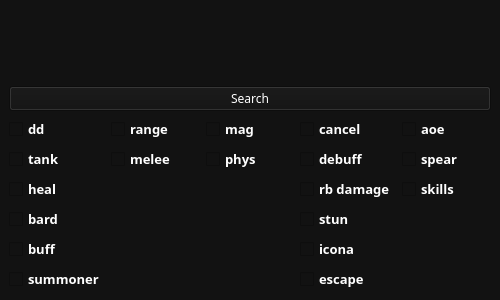
<?xml version="1.0" encoding="UTF-8"?>
<ui version="4.0">
 <class>MainWindow</class>
 <widget class="QMainWindow" name="MainWindow">
  <property name="enabled">
   <bool>true</bool>
  </property>
  <property name="geometry">
   <rect>
    <x>0</x>
    <y>0</y>
    <width>500</width>
    <height>300</height>
   </rect>
  </property>
  <property name="sizePolicy">
   <sizepolicy hsizetype="Preferred" vsizetype="Preferred">
    <horstretch>0</horstretch>
    <verstretch>0</verstretch>
   </sizepolicy>
  </property>
  <property name="minimumSize">
   <size>
    <width>500</width>
    <height>300</height>
   </size>
  </property>
  <property name="font">
   <font>
    <family>Rubik</family>
    <pointsize>12</pointsize>
    <weight>75</weight>
    <bold>true</bold>
   </font>
  </property>
  <property name="windowTitle">
   <string>Lineage</string>
  </property>
  <property name="windowIcon">
   <iconset resource="files.qrc">
    <normaloff>:/icons/icon.png</normaloff>:/icons/icon.png</iconset>
  </property>
  <property name="styleSheet">
   <string notr="true">QWidget {
	color: white;
	background-color: #121212;
	font-family: Rubik;
}</string>
  </property>
  <widget class="QWidget" name="centralwidget">
   <layout class="QVBoxLayout" name="verticalLayout">
    <item>
     <widget class="QLabel" name="lbl_prof">
      <property name="sizePolicy">
       <sizepolicy hsizetype="Expanding" vsizetype="Expanding">
        <horstretch>0</horstretch>
        <verstretch>0</verstretch>
       </sizepolicy>
      </property>
      <property name="font">
       <font>
        <family>Rubik</family>
        <stylestrategy>PreferDefault</stylestrategy>
       </font>
      </property>
      <property name="styleSheet">
       <string notr="true">
border:none;

color: #999;</string>
      </property>
      <property name="text">
       <string/>
      </property>
      <property name="alignment">
       <set>Qt::AlignRight|Qt::AlignTrailing|Qt::AlignVCenter</set>
      </property>
      <property name="wordWrap">
       <bool>true</bool>
      </property>
     </widget>
    </item>
    <item>
     <widget class="QPushButton" name="btn_search">
      <property name="sizePolicy">
       <sizepolicy hsizetype="Minimum" vsizetype="Minimum">
        <horstretch>0</horstretch>
        <verstretch>0</verstretch>
       </sizepolicy>
      </property>
      <property name="cursor">
       <cursorShape>PointingHandCursor</cursorShape>
      </property>
      <property name="styleSheet">
       <string notr="true">QPushButton:hover {
	background-color: #666;
}
QPushButton:pressed {
	background-color: #888;
}</string>
      </property>
      <property name="text">
       <string>Search</string>
      </property>
     </widget>
    </item>
    <item>
     <layout class="QGridLayout" name="gridLayout">
      <item row="5" column="0">
       <widget class="QCheckBox" name="check_summoner">
        <property name="sizePolicy">
         <sizepolicy hsizetype="Minimum" vsizetype="Expanding">
          <horstretch>0</horstretch>
          <verstretch>0</verstretch>
         </sizepolicy>
        </property>
        <property name="minimumSize">
         <size>
          <width>0</width>
          <height>0</height>
         </size>
        </property>
        <property name="font">
         <font>
          <family>Rubik</family>
          <pointsize>10</pointsize>
          <weight>75</weight>
          <bold>true</bold>
         </font>
        </property>
        <property name="cursor">
         <cursorShape>PointingHandCursor</cursorShape>
        </property>
        <property name="text">
         <string>summoner</string>
        </property>
        <property name="iconSize">
         <size>
          <width>20</width>
          <height>20</height>
         </size>
        </property>
       </widget>
      </item>
      <item row="2" column="0">
       <widget class="QCheckBox" name="check_heal">
        <property name="sizePolicy">
         <sizepolicy hsizetype="Minimum" vsizetype="Expanding">
          <horstretch>0</horstretch>
          <verstretch>0</verstretch>
         </sizepolicy>
        </property>
        <property name="minimumSize">
         <size>
          <width>0</width>
          <height>0</height>
         </size>
        </property>
        <property name="font">
         <font>
          <family>Rubik</family>
          <pointsize>10</pointsize>
          <weight>75</weight>
          <bold>true</bold>
         </font>
        </property>
        <property name="cursor">
         <cursorShape>PointingHandCursor</cursorShape>
        </property>
        <property name="text">
         <string>heal</string>
        </property>
        <property name="iconSize">
         <size>
          <width>20</width>
          <height>20</height>
         </size>
        </property>
       </widget>
      </item>
      <item row="3" column="0">
       <widget class="QCheckBox" name="check_bard">
        <property name="enabled">
         <bool>true</bool>
        </property>
        <property name="sizePolicy">
         <sizepolicy hsizetype="Minimum" vsizetype="Expanding">
          <horstretch>0</horstretch>
          <verstretch>0</verstretch>
         </sizepolicy>
        </property>
        <property name="minimumSize">
         <size>
          <width>0</width>
          <height>0</height>
         </size>
        </property>
        <property name="font">
         <font>
          <family>Rubik</family>
          <pointsize>10</pointsize>
          <weight>75</weight>
          <bold>true</bold>
         </font>
        </property>
        <property name="cursor">
         <cursorShape>PointingHandCursor</cursorShape>
        </property>
        <property name="text">
         <string>bard</string>
        </property>
        <property name="iconSize">
         <size>
          <width>20</width>
          <height>20</height>
         </size>
        </property>
       </widget>
      </item>
      <item row="1" column="2">
       <widget class="QCheckBox" name="check_phys">
        <property name="sizePolicy">
         <sizepolicy hsizetype="Minimum" vsizetype="Expanding">
          <horstretch>0</horstretch>
          <verstretch>0</verstretch>
         </sizepolicy>
        </property>
        <property name="minimumSize">
         <size>
          <width>0</width>
          <height>0</height>
         </size>
        </property>
        <property name="font">
         <font>
          <family>Rubik</family>
          <pointsize>10</pointsize>
          <weight>75</weight>
          <bold>true</bold>
         </font>
        </property>
        <property name="cursor">
         <cursorShape>PointingHandCursor</cursorShape>
        </property>
        <property name="text">
         <string>phys</string>
        </property>
        <property name="iconSize">
         <size>
          <width>20</width>
          <height>20</height>
         </size>
        </property>
       </widget>
      </item>
      <item row="0" column="1">
       <widget class="QCheckBox" name="check_range">
        <property name="sizePolicy">
         <sizepolicy hsizetype="Minimum" vsizetype="Expanding">
          <horstretch>0</horstretch>
          <verstretch>0</verstretch>
         </sizepolicy>
        </property>
        <property name="minimumSize">
         <size>
          <width>0</width>
          <height>0</height>
         </size>
        </property>
        <property name="font">
         <font>
          <family>Rubik</family>
          <pointsize>10</pointsize>
          <weight>75</weight>
          <bold>true</bold>
         </font>
        </property>
        <property name="cursor">
         <cursorShape>PointingHandCursor</cursorShape>
        </property>
        <property name="text">
         <string>range</string>
        </property>
        <property name="iconSize">
         <size>
          <width>20</width>
          <height>20</height>
         </size>
        </property>
       </widget>
      </item>
      <item row="0" column="2">
       <widget class="QCheckBox" name="check_mag">
        <property name="sizePolicy">
         <sizepolicy hsizetype="Minimum" vsizetype="Expanding">
          <horstretch>0</horstretch>
          <verstretch>0</verstretch>
         </sizepolicy>
        </property>
        <property name="minimumSize">
         <size>
          <width>0</width>
          <height>0</height>
         </size>
        </property>
        <property name="font">
         <font>
          <family>Rubik</family>
          <pointsize>10</pointsize>
          <weight>75</weight>
          <bold>true</bold>
         </font>
        </property>
        <property name="cursor">
         <cursorShape>PointingHandCursor</cursorShape>
        </property>
        <property name="text">
         <string>mag</string>
        </property>
        <property name="iconSize">
         <size>
          <width>20</width>
          <height>20</height>
         </size>
        </property>
       </widget>
      </item>
      <item row="1" column="1">
       <widget class="QCheckBox" name="check_melee">
        <property name="sizePolicy">
         <sizepolicy hsizetype="Minimum" vsizetype="Expanding">
          <horstretch>0</horstretch>
          <verstretch>0</verstretch>
         </sizepolicy>
        </property>
        <property name="minimumSize">
         <size>
          <width>0</width>
          <height>0</height>
         </size>
        </property>
        <property name="font">
         <font>
          <family>Rubik</family>
          <pointsize>10</pointsize>
          <weight>75</weight>
          <bold>true</bold>
         </font>
        </property>
        <property name="cursor">
         <cursorShape>PointingHandCursor</cursorShape>
        </property>
        <property name="text">
         <string>melee</string>
        </property>
        <property name="iconSize">
         <size>
          <width>20</width>
          <height>20</height>
         </size>
        </property>
       </widget>
      </item>
      <item row="1" column="0">
       <widget class="QCheckBox" name="check_tank">
        <property name="sizePolicy">
         <sizepolicy hsizetype="Minimum" vsizetype="Expanding">
          <horstretch>0</horstretch>
          <verstretch>0</verstretch>
         </sizepolicy>
        </property>
        <property name="minimumSize">
         <size>
          <width>0</width>
          <height>0</height>
         </size>
        </property>
        <property name="font">
         <font>
          <family>Rubik</family>
          <pointsize>10</pointsize>
          <weight>75</weight>
          <bold>true</bold>
         </font>
        </property>
        <property name="cursor">
         <cursorShape>PointingHandCursor</cursorShape>
        </property>
        <property name="text">
         <string>tank</string>
        </property>
        <property name="iconSize">
         <size>
          <width>20</width>
          <height>20</height>
         </size>
        </property>
       </widget>
      </item>
      <item row="0" column="3">
       <widget class="QCheckBox" name="check_cancel">
        <property name="sizePolicy">
         <sizepolicy hsizetype="Minimum" vsizetype="Expanding">
          <horstretch>0</horstretch>
          <verstretch>0</verstretch>
         </sizepolicy>
        </property>
        <property name="minimumSize">
         <size>
          <width>0</width>
          <height>0</height>
         </size>
        </property>
        <property name="font">
         <font>
          <family>Rubik</family>
          <pointsize>10</pointsize>
          <weight>75</weight>
          <bold>true</bold>
         </font>
        </property>
        <property name="cursor">
         <cursorShape>PointingHandCursor</cursorShape>
        </property>
        <property name="text">
         <string>cancel</string>
        </property>
        <property name="iconSize">
         <size>
          <width>20</width>
          <height>20</height>
         </size>
        </property>
       </widget>
      </item>
      <item row="0" column="0">
       <widget class="QCheckBox" name="check_dd">
        <property name="sizePolicy">
         <sizepolicy hsizetype="Minimum" vsizetype="Expanding">
          <horstretch>0</horstretch>
          <verstretch>0</verstretch>
         </sizepolicy>
        </property>
        <property name="minimumSize">
         <size>
          <width>0</width>
          <height>0</height>
         </size>
        </property>
        <property name="font">
         <font>
          <family>Rubik</family>
          <pointsize>10</pointsize>
          <weight>75</weight>
          <bold>true</bold>
         </font>
        </property>
        <property name="cursor">
         <cursorShape>PointingHandCursor</cursorShape>
        </property>
        <property name="text">
         <string>dd</string>
        </property>
        <property name="iconSize">
         <size>
          <width>20</width>
          <height>20</height>
         </size>
        </property>
       </widget>
      </item>
      <item row="4" column="3">
       <widget class="QCheckBox" name="check_icona">
        <property name="sizePolicy">
         <sizepolicy hsizetype="Minimum" vsizetype="Expanding">
          <horstretch>0</horstretch>
          <verstretch>0</verstretch>
         </sizepolicy>
        </property>
        <property name="minimumSize">
         <size>
          <width>0</width>
          <height>0</height>
         </size>
        </property>
        <property name="font">
         <font>
          <family>Rubik</family>
          <pointsize>10</pointsize>
          <weight>75</weight>
          <bold>true</bold>
         </font>
        </property>
        <property name="cursor">
         <cursorShape>PointingHandCursor</cursorShape>
        </property>
        <property name="text">
         <string>icona</string>
        </property>
        <property name="iconSize">
         <size>
          <width>20</width>
          <height>20</height>
         </size>
        </property>
       </widget>
      </item>
      <item row="3" column="3">
       <widget class="QCheckBox" name="check_stun">
        <property name="sizePolicy">
         <sizepolicy hsizetype="Minimum" vsizetype="Expanding">
          <horstretch>0</horstretch>
          <verstretch>0</verstretch>
         </sizepolicy>
        </property>
        <property name="minimumSize">
         <size>
          <width>0</width>
          <height>0</height>
         </size>
        </property>
        <property name="font">
         <font>
          <family>Rubik</family>
          <pointsize>10</pointsize>
          <weight>75</weight>
          <bold>true</bold>
         </font>
        </property>
        <property name="cursor">
         <cursorShape>PointingHandCursor</cursorShape>
        </property>
        <property name="text">
         <string>stun</string>
        </property>
        <property name="iconSize">
         <size>
          <width>20</width>
          <height>20</height>
         </size>
        </property>
       </widget>
      </item>
      <item row="2" column="3">
       <widget class="QCheckBox" name="check_rb">
        <property name="sizePolicy">
         <sizepolicy hsizetype="Minimum" vsizetype="Expanding">
          <horstretch>0</horstretch>
          <verstretch>0</verstretch>
         </sizepolicy>
        </property>
        <property name="minimumSize">
         <size>
          <width>0</width>
          <height>0</height>
         </size>
        </property>
        <property name="font">
         <font>
          <family>Rubik</family>
          <pointsize>10</pointsize>
          <weight>75</weight>
          <bold>true</bold>
         </font>
        </property>
        <property name="cursor">
         <cursorShape>PointingHandCursor</cursorShape>
        </property>
        <property name="text">
         <string>rb damage</string>
        </property>
        <property name="iconSize">
         <size>
          <width>20</width>
          <height>20</height>
         </size>
        </property>
       </widget>
      </item>
      <item row="1" column="3">
       <widget class="QCheckBox" name="check_debuff">
        <property name="sizePolicy">
         <sizepolicy hsizetype="Minimum" vsizetype="Expanding">
          <horstretch>0</horstretch>
          <verstretch>0</verstretch>
         </sizepolicy>
        </property>
        <property name="minimumSize">
         <size>
          <width>0</width>
          <height>0</height>
         </size>
        </property>
        <property name="font">
         <font>
          <family>Rubik</family>
          <pointsize>10</pointsize>
          <weight>75</weight>
          <bold>true</bold>
         </font>
        </property>
        <property name="cursor">
         <cursorShape>PointingHandCursor</cursorShape>
        </property>
        <property name="text">
         <string>debuff</string>
        </property>
        <property name="iconSize">
         <size>
          <width>20</width>
          <height>20</height>
         </size>
        </property>
       </widget>
      </item>
      <item row="5" column="3">
       <widget class="QCheckBox" name="check_escape">
        <property name="sizePolicy">
         <sizepolicy hsizetype="Minimum" vsizetype="Expanding">
          <horstretch>0</horstretch>
          <verstretch>0</verstretch>
         </sizepolicy>
        </property>
        <property name="minimumSize">
         <size>
          <width>0</width>
          <height>0</height>
         </size>
        </property>
        <property name="font">
         <font>
          <family>Rubik</family>
          <pointsize>10</pointsize>
          <weight>75</weight>
          <bold>true</bold>
         </font>
        </property>
        <property name="cursor">
         <cursorShape>PointingHandCursor</cursorShape>
        </property>
        <property name="text">
         <string>escape</string>
        </property>
        <property name="iconSize">
         <size>
          <width>20</width>
          <height>20</height>
         </size>
        </property>
       </widget>
      </item>
      <item row="0" column="4">
       <widget class="QCheckBox" name="check_aoe">
        <property name="sizePolicy">
         <sizepolicy hsizetype="Minimum" vsizetype="Expanding">
          <horstretch>0</horstretch>
          <verstretch>0</verstretch>
         </sizepolicy>
        </property>
        <property name="minimumSize">
         <size>
          <width>0</width>
          <height>10</height>
         </size>
        </property>
        <property name="font">
         <font>
          <family>Rubik</family>
          <pointsize>10</pointsize>
          <weight>75</weight>
          <bold>true</bold>
         </font>
        </property>
        <property name="cursor">
         <cursorShape>PointingHandCursor</cursorShape>
        </property>
        <property name="text">
         <string>aoe</string>
        </property>
        <property name="iconSize">
         <size>
          <width>10</width>
          <height>10</height>
         </size>
        </property>
       </widget>
      </item>
      <item row="1" column="4">
       <widget class="QCheckBox" name="check_spear">
        <property name="sizePolicy">
         <sizepolicy hsizetype="Minimum" vsizetype="Expanding">
          <horstretch>0</horstretch>
          <verstretch>0</verstretch>
         </sizepolicy>
        </property>
        <property name="minimumSize">
         <size>
          <width>0</width>
          <height>0</height>
         </size>
        </property>
        <property name="font">
         <font>
          <family>Rubik</family>
          <pointsize>10</pointsize>
          <weight>75</weight>
          <bold>true</bold>
         </font>
        </property>
        <property name="cursor">
         <cursorShape>PointingHandCursor</cursorShape>
        </property>
        <property name="text">
         <string>spear</string>
        </property>
        <property name="iconSize">
         <size>
          <width>20</width>
          <height>20</height>
         </size>
        </property>
       </widget>
      </item>
      <item row="4" column="0">
       <widget class="QCheckBox" name="check_buff">
        <property name="sizePolicy">
         <sizepolicy hsizetype="Minimum" vsizetype="Expanding">
          <horstretch>0</horstretch>
          <verstretch>0</verstretch>
         </sizepolicy>
        </property>
        <property name="minimumSize">
         <size>
          <width>0</width>
          <height>0</height>
         </size>
        </property>
        <property name="font">
         <font>
          <family>Rubik</family>
          <pointsize>10</pointsize>
          <weight>75</weight>
          <bold>true</bold>
         </font>
        </property>
        <property name="cursor">
         <cursorShape>PointingHandCursor</cursorShape>
        </property>
        <property name="text">
         <string>buff</string>
        </property>
        <property name="iconSize">
         <size>
          <width>20</width>
          <height>20</height>
         </size>
        </property>
       </widget>
      </item>
      <item row="2" column="4">
       <widget class="QCheckBox" name="check_skills">
        <property name="sizePolicy">
         <sizepolicy hsizetype="Minimum" vsizetype="Expanding">
          <horstretch>0</horstretch>
          <verstretch>0</verstretch>
         </sizepolicy>
        </property>
        <property name="minimumSize">
         <size>
          <width>0</width>
          <height>0</height>
         </size>
        </property>
        <property name="font">
         <font>
          <family>Rubik</family>
          <pointsize>10</pointsize>
          <weight>75</weight>
          <bold>true</bold>
         </font>
        </property>
        <property name="cursor">
         <cursorShape>PointingHandCursor</cursorShape>
        </property>
        <property name="text">
         <string>skills</string>
        </property>
        <property name="iconSize">
         <size>
          <width>20</width>
          <height>20</height>
         </size>
        </property>
       </widget>
      </item>
     </layout>
    </item>
   </layout>
  </widget>
 </widget>
 <resources>
  <include location="files.qrc"/>
 </resources>
 <connections/>
</ui>
